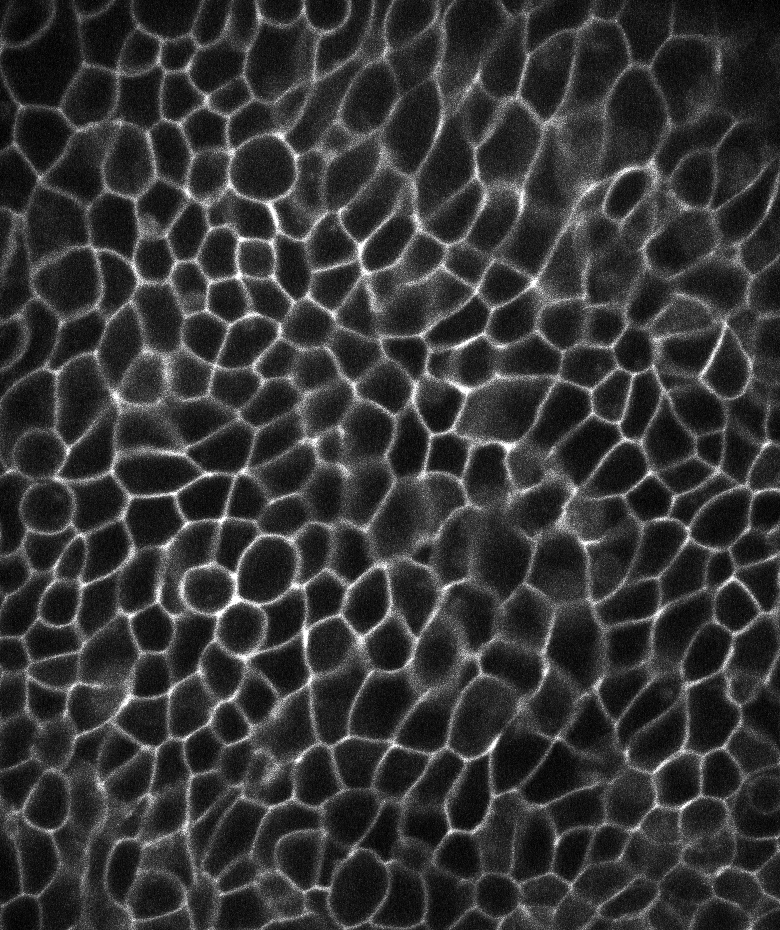
#> input picture codelab/example_data/example_cells_1.tif, 780 x 930 px
$ jupyter execute 'image_analysis_tutorial_section_1_solution_v2🙋.ipynb'   (shell and % lines are left out)   (older library calls are emulated)
#> lines starting #> are read from the running program, lines starting #| are printed output that depends on the picture; after the words box and inside, x2 and y2 are one past the last pixel; in counts of white or black regions, pixels touching at a corner belong together
# Image Analysis with Python - <font color='blue'>Tutorial Pipeline Section 1 Solution</font>

*originally created in 2016*<br>
*updated and converted to a Jupyter notebook in 2017*<br>
*updated and converted to python 3 in 2018*<br>
*by Jonas Hartmann (Gilmour group, EMBL Heidelberg)*<br>
*updated and modified in 2022 by Cheng-Yu Huang*<br>

##  Table of Contents

1. [About this Tutorial](#about)
2. [Setup](#setup)
3. [Importing Modules & Packages](#import)
4. [Loading & Handling Image Data](#load)
5. [Preprocessing](#prepro)
6. [Manual Thresholding & Threshold Detection](#thresh)
7. [Adaptive Thresholding](#adaptive)
8. [Improving Masks with Binary Morphology](#morpho)
9. [Connected Components Labeling](#label)
10. [Cell Segmentation by Seeding & Expansion](#seg)

##  About this Tutorial <a id=about></a>

*This tutorial aims to teach the basics of (bio-)image processing with python, in particular the analysis of fluorescence microscopy data. The tutorial is self-explanatory and follows a "learning by doing" philosophy. It consists of step by step instructions that guide students through the construction of a 2D single-cell segmentation pipeline.*

#### Instructions

- This notebook contains detailed instructions on how to program a pipeline that can segment cells in 2D fluorescence microscopy images of a developing tissue.

- Simply go through the instructions step by step and try to implement each step as best as you can.
    - By doing so, you will learn about key concepts of (bio-)image processing with python!

- If you are stuck...
    - ...first think some more about the problem and see if you can get yourself unstuck.
    - ...search the internet (in particular Stack Overflow) for a solution to your problem.
    - ...if you are working through this tutorial in class, ask one of the tutors for help.
    - ...if nothing else helps, you can have a look at the solutions (`image_analysis_tutorial_solutions.py`) for inspiration.
        - **Beware:** If you simply copy a solution, you will learn *nothing* in the process! Use the solutions only as an inspiration for implementing your own version and make sure you fully understand how the solution works!


- Some exercises are labeled as 'BONUS' exercises. It is up to you whether you'd like to complete them.
    - If things are going slowly, you may want to skip them and come back to them later.

#### Background

The aim is to construct a pipeline for the identification and segmentation of cells in 2D confocal fluorescence microscopy images of a tissue with labeled membranes. This is among the most common tasks in bio-image analysis and is often essential for the extraction of useful quantitative information from microscopy data.

The pipeline is constructed based on provided example images (see `example_data` directory), which are single-color spinning-disk confocal micrographs (objective: `40X 1.2NA W`) of cells in live zebrafish embryos in early development (~10h post fertilization), fluorescently labeled with a membrane-localized fusion protein (`mNeonGreen:Ggamma9`).

##  Setup <a id=setup></a>

#### Development Environment

- Depending on your preferences, there are several alternatives for implementing this pipeline:
    1. Implement it directly in this Jupyter notebook *[recommended]*.
    2. Implement it in your favorite Integrated Development Environment (IDE) like PyCharm.
    3. Old School: Implement it in a text editor (like Vim...) and run it on the terminal.

#### Example Data

Make sure that you have downloaded the example image data (`example_cells_1.tif` and `example_cells_2.tif`), which should be located in the directory `example_data`, which in turn should be in the same directory as this notebook.

#### Python version

- The solutions are provided in **python 3.6** (but any version of python 3 should work without changes)
- Everything shown in the solutions also works in python 2.7 with only very minor changes.
- To install python, jupyter notebook and the required modules, we recommend the **Anaconda Distribution**. The installer can be downloaded [here](https://www.anaconda.com/download/).

#### Required modules

- Make sure the following modules are installed before you get started:
    - numpy
    - scipy
    - matplotlib
    - scikit-image
- All required modules come pre-installed if you are using the **[Anaconda distribution](https://www.anaconda.com/download/)** of python.

*Everything ready? Yes? Then let's get started!*

----

## Importing Modules & Packages <a id=import></a>

Let's start by importing the package NumPy, which enables the manipulation of numerical arrays:

[cell 1]
import numpy as np

*<font color=red>Important note:</font> If you are not at all familiar with arrays and NumPy, we strongly recommend that you first complete an introductory tutorial on this topic before carrying on!*

Recall that, once imported, we can use functions/modules from the package, for example to create an array:

[cell 2]
a = np.array([1, 2, 3])

print(a)
print(type(a))

Note that the package is imported under a variable name (here `np`). You can freely choose this name yourself. For example, it would be just as valid (but not as convenient) to write:

```python
import numpy as lovelyArrayTool
a = lovelyArrayTool.array([1,2,3])
```

#### <font color='teal'>Exercise</font>

Using the import command as above, follow the instructions in the comments below to import two additional modules that we will be using frequently in this pipeline.

[cell 3]
# The plotting module matplotlib.pyplot as plt
### YOUR CODE HERE!
import matplotlib.pyplot as plt

# The image processing module scipy.ndimage as ndi
### YOUR CODE HERE!
import scipy.ndimage as ndi

[cell 4]
# Set matplotlib backend: You can configure how the figures made by matplotlib are displayed.
#%matplotlib notebook
#%matplotlib qt

## Loading & Handling Image Data <a id=load></a>

#### Background

Images are essentially just numbers (representing intensity) in an ordered grid of pixels. Image processing is simply to carry out mathematical operations on these numbers.

The ideal object for storing and manipulating ordered grids of numbers is the **array**. Many mathematical operations are well defined on arrays and can be computed quickly by vector-based computation.

Arrays can have any number of dimensions (or "axes"). For example, a 2D array could represent the x and y axis of a grayscale image (xy), a 3D array could contain a z-stack (zyx), a 4D array could also have multiple channels for each image (czyx) and a 5D array could have time on top of that (tczyx).

#### <font color='teal'>Exercise</font>

We will now proceed to load one of the example images and verify that we get what we expect.

Note: Before starting, it always makes sense to have a quick look at the data in Fiji/ImageJ so you know what you are working with!

Follow the instructions in the comments below.

[cell 5]
# (i) Specify the directory path and file name

# Create a string variable with the name of the file you'd like to load (here: 'example_cells_1.tif').
# Suggested name for the variable: filename
# Note: Paths and filenames can contain slashes, empty spaces and other special symbols, which can cause
#       trouble for programming languages under certain circumstances. To circumvent such trouble, add
#       the letter r before your string definition to create a so-called 'raw string', which is not
#       affected by these problems (e.g. my_raw_string = r"some string with funny symbols: \\\!/~***!").
### YOUR CODE HERE!
filename = r'example_cells_1.tif'

# If the file is not in the current working directory, you must also have a way of specifying the path
# to the directory where the file is stored. Most likely, your example images are stored in a directory
# called 'example_data' in the same folder as this notebook. Note that you can use either the full path
#  - something like r"/home/jack/data/python_image_analysis/example_data/example_cells_1.tif"
# or the relative path, starting from the current working directory
#   - here that would just be r"example_data"
# Create a string variable with the path to the directory that contains the file you'd like to load.
# Suggested name for the variable: dirpath
### YOUR CODE HERE!
dirpath = r'example_data'  # Relative path

[cell 6]
# (ii) Combine the directory path and file name into one variable, the file path

# Import the function 'join' from the module 'os.path'
# This function automatically takes care of the slashes that need to be added when combining two paths.
### YOUR CODE HERE!
from os.path import join

# Use the 'join' function to combine the directory path with the file name and create a new variable.
# Print the result to see that everything is correct (this is always a good idea!)
# Suggested name for the variable: filepath
### YOUR CODE HERE!
filepath = join(dirpath, filename)
print(filepath)

[cell 7]
# (iii) Load the image

# Import the function 'imread' from the module 'skimage.io'.
# (Note: If this gives you an error, please refer to the note below!)
### YOUR CODE HERE!
from skimage.io import imread

# Load 'example_cells_1.tif' and store it in a variable.
# Suggested name for the variable: img
### YOUR CODE HERE!
img = imread(filepath)
#> img is the input picture: shape (930, 780); min 0, max 255, mean 52.7

[cell 8]
# (iv) Check that everything is in order

# Print that 'img' is a variable of type 'ndarray' - use Python's built-in function 'type'.
### YOUR CODE HERE!
print("Loaded array is of type:", type(img))
#| Loaded array is of type: <class 'numpy.ndarray'>

# Print the shape of the array by looking at its 'shape' attribute.
# Make sure you understand the output!
### YOUR CODE HERE!
print("Loaded array has shape:", img.shape)
#| Loaded array has shape: (930, 780)

# Print the datatype of the individual numbers in the array. You can use the array attribute 'dtype' to do so.
# Make sure you understand the output!
### YOUR CODE HERE!
print("Loaded values are of type:", img.dtype)
#| Loaded values are of type: uint8

Note: The dtype should be 'uint8', because these are unsigned 8-bit integer images.

This means that the intensity values range from 0 to 255 in steps of 1.

[cell 9]
# (v) Look at the image to confirm that everything worked as intended

# To plot an array as an image, use pyplot's functions 'plt.imshow' followed by 'plt.show'.
# Check the documentation for 'plt.imshow' and note the parameters that can be specified, such as colormap (cmap)
# and interpolation. Since you are working with scientific data, interpolation is unwelcome, so you should set it
# to "none". The most common cmap for grayscale images is naturally "gray".
# You may also want to adjust the size of the figure. You can do this by preparing the figure canvas with
# the function 'plt.figure' before calling 'plt.imshow'. The canvas size is adjusted using the keyword argument
# 'figsize' when calling 'plt.figure'.
### YOUR CODE HERE!
plt.figure(figsize=(7,7))
plt.imshow(img, interpolation='none', cmap='gray')
plt.show()

## Preprocessing <a id=prepro></a>

#### Background

The goal of image preprocessing is to prepare or optimize the images to make further analysis easier. Usually, this boils down to increasing the signal-to-noise ratio by removing noise and background and by enhancing structures of interest.

The specific preprocessing steps used in a pipeline depend on the type of sample, the microscopy technique used, the image quality, and the desired downstream analysis.

The most common operations include:

- Deconvolution
    - Image reconstruction based on information about the PSF of the microscope
    - These days deconvolution is often included with microscope software
    - *Our example images are not deconvolved, but will do just fine regardless*

- Conversion to 8-bit images to save memory / computational time
    - *Our example images are already 8-bit*

- Cropping of images to an interesting region
    - *The field of view in our example images is fine as it is*

- Smoothing of technical noise
    - This is a very common step and usually helps to improve almost any type of downstream analysis
    - Commonly used filters are the `Gaussian filter` and the `median filter`
    - *Here we will be using a Gaussian filter.*

- Corrections of technical artifacts
    - Common examples are uneven illumination and multi-channel bleed-through
    - *Here we will deal with uneven signal by adaptive/local thresholding*

- Background subtraction
    - There are various ways of sutracting background signal from an image
    - Two different types are commonly distinguished:
        - `uniform background subtraction` treats all regions of the image the same
        - `adaptive or local background subtraction` automatically accounts for differences between regions of the image
    - *Here we will do something similar to adaptive background subtraction when we do adaptive thresholding*

#### Gaussian Smoothing

A Gaussian filter smoothens an image by convolving it with a Gaussian-shaped kernel. In the case of a 2D image, the Gaussian kernel is also 2D and will look something like this:

How much the image is smoothed by a Gaussian kernel is determined by the standard deviation  of the Gaussian distribution, usually referred to as **sigma** ($\sigma$). A higher $\sigma$ means a broader distribution and thus more smoothing.

**How to choose the correct value of $\sigma$?**

This depends a lot on your images, in particular on the pixel size. In general, the chosen $\sigma$ should be large enough to blur out noise but small enough so the "structures of interest" do not get blurred too much. Usually, the best value for $\sigma$ is simply found by trying out some different options and looking at the result.

#### <font color='teal'>Exercise</font>

Perform Gaussian smoothing and visualize the result.

Follow the instructions in the comments below.

[cell 10]
# (i) Create a variable for the smoothing factor sigma, which should be an integer value

### YOUR CODE HERE!
sigma = 3

# After implementing the Gaussian smoothing function below, you can modify this variable
# to find the ideal value of sigma.

[cell 11]
# (ii) Perform the smoothing on the image

# To do so, use the Gaussian filter function 'ndi.gaussian_filter' from the
# image processing module 'scipy.ndimage', which was imported at the start of the tutorial.
# Check out the documentation of scipy to see how to use this function.
# Allocate the output to a new variable.
### YOUR CODE HERE!
img_smooth = ndi.gaussian_filter(img, sigma)
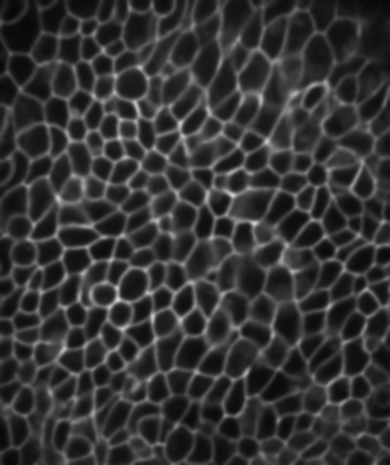
#> img_smooth: shape (930, 780) (shown at 1/2 size); min 6, max 220, mean 51.7

[cell 12]
# (iii) Visualize the result using 'plt.imshow'

# Compare with the original image visualized above.
# Does the output make sense? Is this what you expected?
# Can you optimize sigma such that the image looks smooth without blurring the membranes too much?
### YOUR CODE HERE!
plt.figure(figsize=(7,7))
plt.imshow(img_smooth, interpolation='none', cmap='gray')
plt.show()

# To have a closer look at a specific region of the image, crop that region out and show it in a
# separate plot. Remember that you can crop arrays by "indexing" or "slicing" them similar to lists.
# Use such "zoomed-in" views throughout this tutorial to take a closer look at your intermediate
# results when necessary.
### YOUR CODE HERE!
plt.figure(figsize=(6,6))
plt.imshow(img_smooth[400:600, 200:400], interpolation='none', cmap='gray')
plt.show()
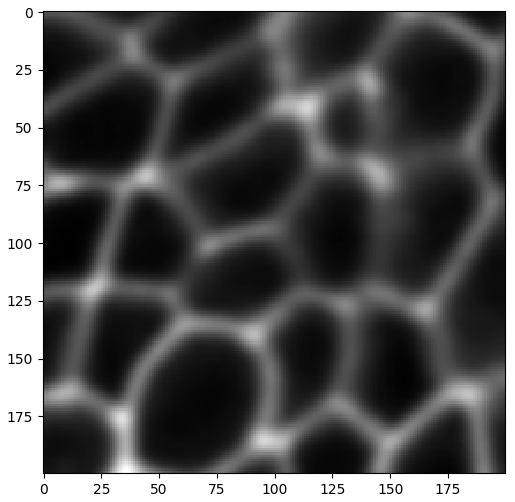
#> figure drawn by matplotlib, 1 panel

[cell 13]
# (iv) BONUS: Show the raw and smoothed images side by side using 'plt.subplots'

### YOUR CODE HERE!
fig, ax = plt.subplots(1, 2, figsize=(10,7))
ax[0].imshow(img, interpolation='none', cmap='gray')
ax[1].imshow(img_smooth, interpolation='none', cmap='gray')
ax[0].set_title('Raw Image')
ax[1].set_title('Smoothed Image')
plt.show()
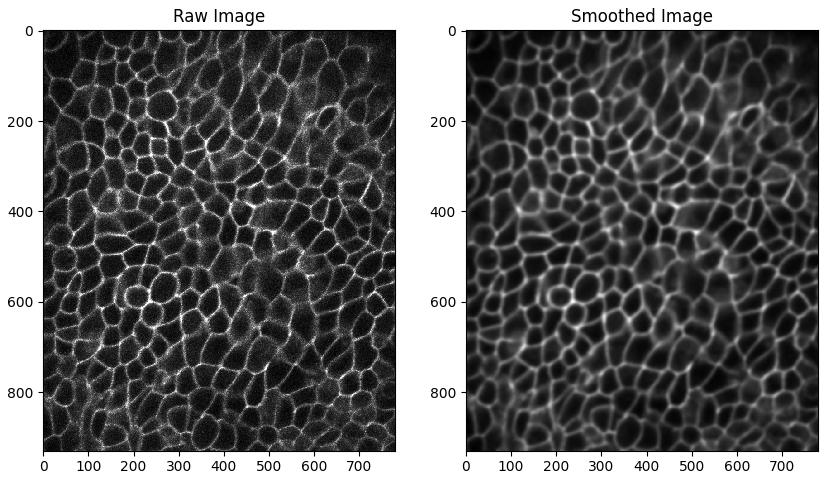
#> figure drawn by matplotlib, 2 panels

## Manual Thresholding & Threshold Detection <a id=thresh></a>

#### Background

The easiest way to distinguish foreground objects (here: membranes) from the image background is to threshold the image, meaning all pixels with an intensity above a certain threshold are accepted as foreground, all others are set as background.

To find the best threshold for a given image, one option is to simply try out different thresholds manually. Alternatively, one of many algorithms for automated 'threshold detection' can be used. These algorithms use information about the image (such as the histogram) to automatically find a suitable threshold value, often under the assumption that the background and foreground pixels in an image belong to two clearly distinct populations in terms of their intensity.

There are many different algorithms for threshold detection and it is often hard to predict which one will produce the nicest and most robust result for a particular dataset. It therefore makes sense to try out a bunch of different options.

For this pipeline, we will ultimately use a more advanced thresholding approach, which also accounts (to some extent) for variations in signal across the field of view: adaptive thresholding.

But first, let's experiment a bit with threshold detection.

#### <font color='teal'>Exercise</font>

Try out manual thresholding and automated threshold detection.

Follow the instructions in the comments below.

[cell 14]
# (i) Create a variable for a manually set threshold, which should be an integer

# This can be changed later to find a suitable value.
### YOUR CODE HERE!
thresh = 70

[cell 15]
# (ii) Perform thresholding on the smoothed image

# Remember that you can use relational (Boolean) expressions such as 'smaller' (<), 'equal' (==)
# or 'greater or equal' (>=) with numpy arrays - and you can directly assign the result to a new
# variable.
### YOUR CODE HERE!
mem = img_smooth > thresh
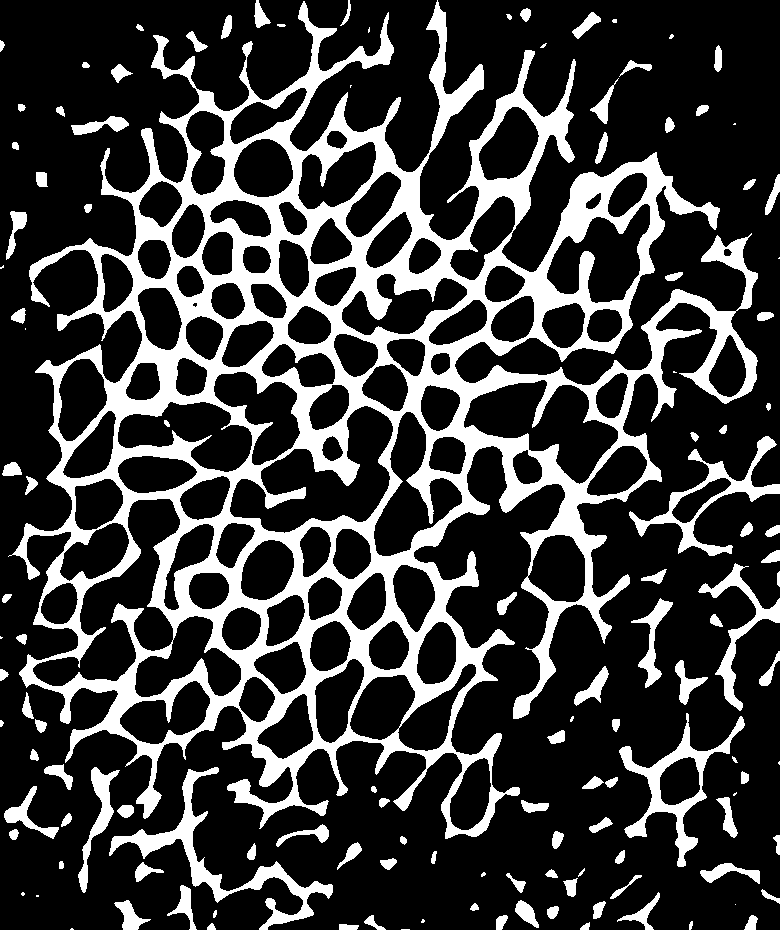
#> mem: shape (930, 780) bool; 23.6% white; 130 white regions (21 under 20 px), largest, box (x1, y1, x2, y2) and area: (8, 0, 758, 839) 139434, (109, 767, 333, 930) 4603, (619, 713, 745, 867) 3475

# Check the dtype of your thresholded image
# You should see that the dtype is 'np.bool', which stands for 'Boolean' and means the array
# is now simply filled with 'True' and 'False', where 'True' is the foreground (the regions
# above the threshold) and 'False' is the background.
### YOUR CODE HERE!
print(mem.dtype)
#| bool
#> (the rest of the program and of its run is left out)
